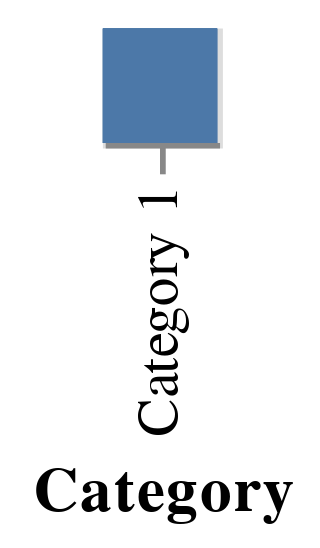

Source (notebook cell):
### Code cell
one_square_heatmap = alt.Chart(df).mark_rect().encode(
    x = 'Category'
).transform_filter(
    datum.Category == 'Category 1'
)

one_square_heatmap

### Figure 1 — Vega-Lite specification as saved in the notebook (floating-point values rounded to 4 significant figures)
{"config": {"view": {"continuousWidth": 400, "continuousHeight": 300}}, "data": {"name": "data-dcc63c1bd6179d79fcae39778c52b169"}, "mark": "rect", "encoding": {"x": {"type": "nominal", "field": "Category"}}, "transform": [{"filter": "(datum.Category === 'Category 1')"}], "$schema": "https://vega.github.io/schema/vega-lite/v4.8.1.json", "datasets": {"data-dcc63c1bd6179d79fcae39778c52b169": [{"Item": "Item 1", "Category": "Category 1", "value": 6}, {"Item": "Item 2", "Category": "Category 1", "value": 8}, {"Item": "Item 3", "Category": "Category 1", "value": 10}, {"Item": "Item 4", "Category": "Category 1", "value": 20}, {"Item": "Item 5", "Category": "Category 1", "value": 23}, {"Item": "Item 1", "Category": "Category 2", "value": 29}, {"Item": "Item 2", "Category": "Category 2", "value": 27}, {"Item": "Item 3", "Category": "Category 2", "value": 21}, {"Item": "Item 4", "Category": "Category 2", "value": 17}, {"Item": "Item 5", "Category": "Category 2", "value": 5}, {"Item": "Item 1", "Category": "Category 3", "value": 18}, {"Item": "Item 2", "Category": "Category 3", "value": 17}, {"Item": "Item 3", "Category": "Category 3", "value": 16}, {"Item": "Item 4", "Category": "Category 3", "value": 16}, {"Item": "Item 5", "Category": "Category 3", "value": 15}, {"Item": "Item 1", "Category": "Category 4", "value": 30}, {"Item": "Item 2", "Category": "Category 4", "value": 13}, {"Item": "Item 3", "Category": "Category 4", "value": 4}, {"Item": "Item 4", "Category": "Category 4", "value": 9}, {"Item": "Item 5", "Category": "Category 4", "value": 19}, {"Item": "Item 1", "Category": "Category 5", "value": 7}, {"Item": "Item 2", "Category": "Category 5", "value": 11}, {"Item": "Item 3", "Category": "Category 5", "value": 19}, {"Item": "Item 4", "Category": "Category 5", "value": 7}, {"Item": "Item 5", "Category": "Category 5", "value": 2}]}}
